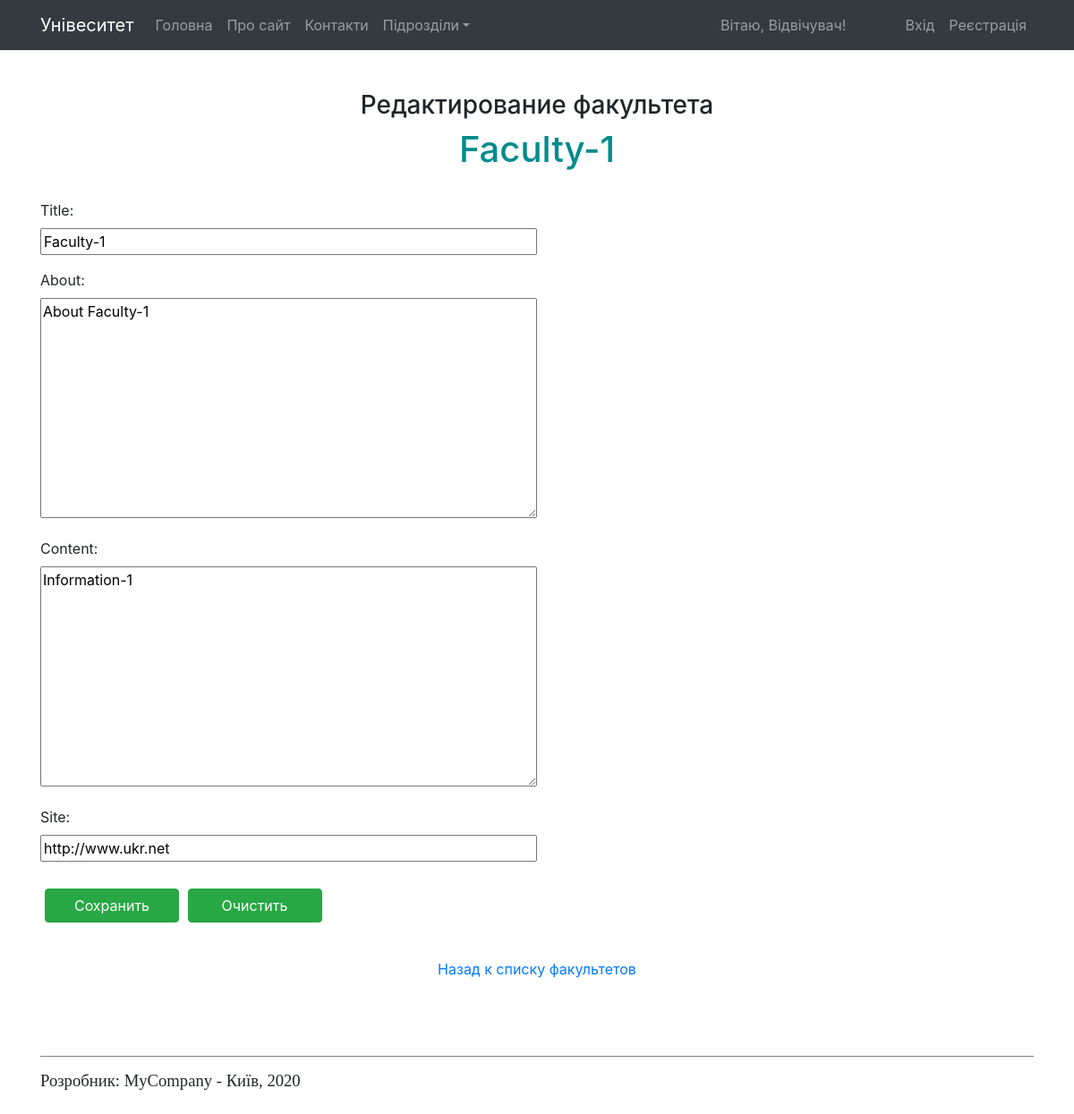
/faculties/edit/1, run on the app's committed database.
### faculties/models.py (models this page shows)
class Faculty(models.Model):
    title = models.CharField(max_length=150)
    about = models.TextField(max_length=300)
    content = models.TextField(max_length=1024)
    picture = models.FileField(upload_to='pictures/')
    photo = models.FileField(upload_to='photo/')
    site = models.URLField()

### faculties/views.py (the view, shortened to what this page needs)
# urls.py: re_path(r'^edit/(?P<dep_id>[0-9]+)$', edit),
def edit(request, fid: int):
    data = dict()
    faculty = Faculty.objects.get(id=fid)
    if request.method == 'GET':
        data['form'] = FacultyForm2(instance=faculty)
        data['faculty'] = faculty
        return render(request, 'faculties/edit.html', context=data)

### faculties/forms.py
class FacultyForm2(forms.ModelForm):
    class Meta:
        model = Faculty
        fields = ('title', 'about', 'content', 'site')

### templates/faculties/edit.html (shortened to what this page needs)
{% extends 'base.html' %}
{% block content %}
    <div class="container"
         style="text-align: center; margin-top: 45px; margin-bottom: 45px">
        <h3>Редактирование факультета</h3>
        <h1 style="color: darkcyan">
            {{ faculty.title }}
        </h1>
        <br>
        <form id="form3" method="post" action="/faculties/edit/{{ faculty.id }}" enctype="multipart/form-data">
            <div>
                {% for field in form %}
                    <div class="form-group">
                        {{ field.label_tag }}
                        <div>
                            {{ field }}
                        </div>
                    </div>
                {% endfor %}
            </div>
            <p style="margin-top: 30px">
                <input id="b1" type="submit" value="Сохранить" class="btn btn-success">
                <input id="b2" type="reset" value="Очистить" class="btn btn-success">
            </p>
        </form>
        <br>
        <a href="/faculties">Назад к списку факультетов</a>
    </div>
{% endblock content %}

### static/css/base.css (style rules this page uses)
body { padding-top: 3.5rem; }

### templates/faculties/edit.html (style rules this page uses)
#form3 { text-align: left; }
#b1, #b2 { width: 150px; margin-left: 5px; }
.form-group input { width: 50%; height: 30px; }
.form-group textarea { width: 50%; }

### data on the page
Faculty: title "Faculty-1", form "Faculty-1" "About Faculty-1" "Information-1" "http://www.ukr.net"

### other printed values
{{ field.label_tag }} "Title:" "About:" "Content:" "Site:"
